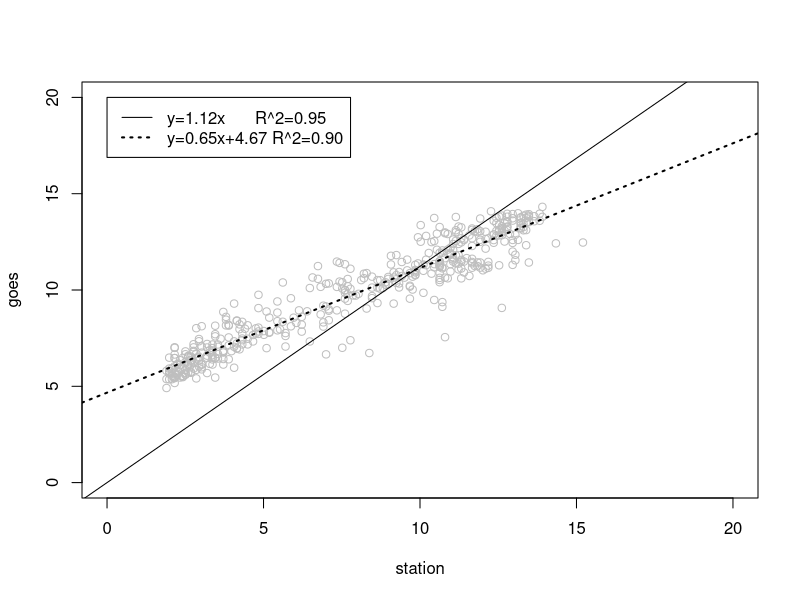

Recreate this plot in R.
fog<- read.table("winter_fog_Rs.R.dat",header=T)
attach(fog)
fm <- lm(goes ~ station)
fm0 <- lm(goes ~ 0 + station)
plot(station,goes,ylim=range(0,20),xlim=range(0,20),type="p",col="gray")
abline(fm0,col="black",lty=1,lwd=1)
abline(fm,col="black",lty=3,lwd=2)
#summary(fm) for info
leg<-c("y=1.12x      R^2=0.95",
       "y=0.65x+4.67 R^2=0.90")
legend(0,20,leg,lty=c(1,3),lwd=c(1,2))
